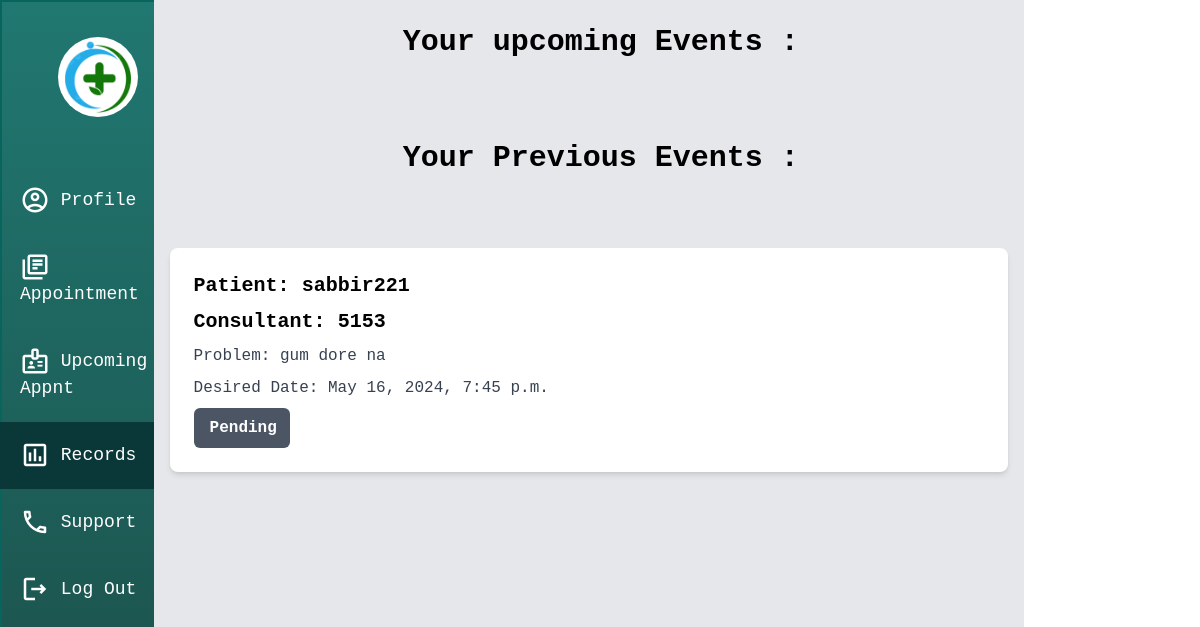
Page /pdash/drecords/ (signed in) on the earlier database version.
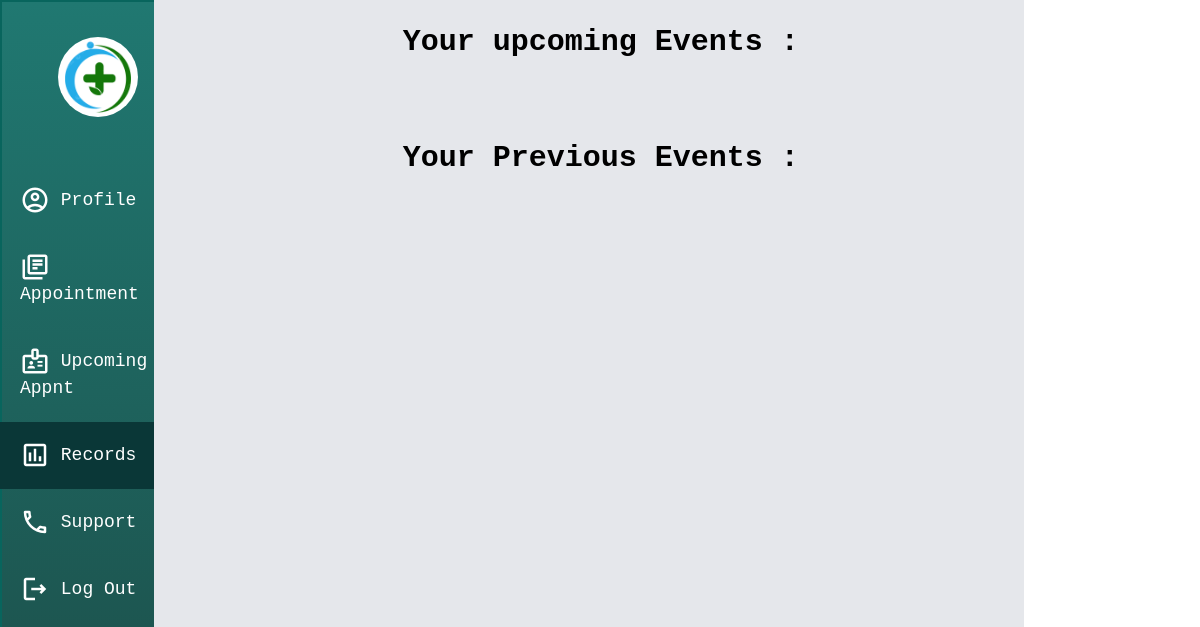
Same page on the later database version.
### appointment/models.py (models this page shows, shortened)
class Appnt_info(models.Model):
    username = models.CharField(max_length=100 , default="Empty")
    serialno = models.CharField(max_length=100 , default="Empty")
    problemInfo = models.CharField(max_length=1000 , default="Empty")
    desireDate = models.DateTimeField(default=timezone.now)
    STATUS_CHOICES = [
        ('pending', 'Pending'),
        ('accepted', 'Accepted'),
        ('rejected', 'Rejected'),
    ]
    status = models.CharField(max_length=10, choices=STATUS_CHOICES, default='pending')

### dashboard_p/views.py (the view)
# urls.py: path('drecords/' , views.drecords , name='drecords'),
def drecords(request):
    if request.session.get('loggedIn_d'):
        current_time = timezone.now()
        upcoming = Appnt_info.objects.filter(desireDate__gt=current_time , serialno=request.session['serialno'])
        previous = Appnt_info.objects.filter(desireDate__lt=current_time , serialno=request.session['serialno'])
        return render(request , 'doctor/records.html' , {'upcoming' : upcoming , 'previous' : previous})
    else:
        return redirect('pdash')

### templates/doctor/records.html (shortened to what this page needs)
{% extends "doctor/base_d.html" %}
{% load static %}
{% block content %}
<form method="POST" >
    <div class=" container">
        <div id="pcards" class=" w-full h-full flex flex-col justify-around">
            <div class=" flex justify-around mb-14" id="next-1">
            <h1 class="text-3xl font-mono font-semibold  mt-6 ml-6 text-center">Your upcoming Events : </h1>
            </div>
        <div class=" flex justify-around mb-14" id="next-1">
            <h1 class="text-3xl font-mono font-semibold  mt-6 ml-6 text-center">Your Previous Events : </h1>
            </div>
        {% for post in previous %}
                <div class="bg-white shadow-md rounded-lg p-6 m-4">
                    <h2 class="text-xl font-mono font-semibold mb-2">Patient: {{ post.username }}</h2>
                    <h2 class="text-xl font-mono font-semibold mb-2">Consultant: {{ post.serialno }}</h2>
                    <p class="text-gray-700 font-mono mb-2">Problem: {{ post.problemInfo }}</p>
                    <p class="text-gray-700 font-mono mb-2">Desired Date: {{ post.desireDate }}</p>
                    {% if post.status == "pending" %}
                        <div class="bg-gray-600 w-24    font-mono text-white font-bold py-2 px-4 rounded-md mr-2" name="action" value="accept" type="submit">Pending</div>
                    {%elif post.status == "accepted"%}
                        <div class="bg-blue-600 w-28  font-mono text-white font-bold py-2 px-4 rounded-md mr-2" name="action" value="accept" type="submit">Accepted</div>
                    {%elif post.status == "rejected"%}
                        <div class="bg-red-600 w-28 font-mono text-white font-bold py-2 px-4 rounded-md" name="action" value="reject" type="submit"> Rejected</div>
                    {% endif %}
            </div>
            {% endfor %}
    </div>
</form>
{% endblock %}

Differences in the rows shown:
removed Appnt_info: username "sabbir221", serialno "5153", problemInfo "gum dore na", desireDate "May 16, 2024, 7:45 p.m.", status "Pending"
